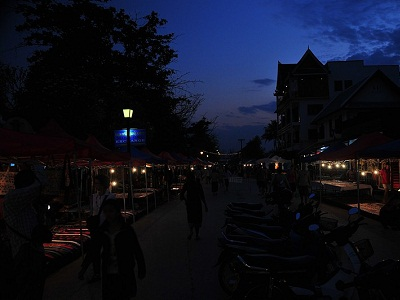
#> input picture retinex/data/N-014-0.bmp, 400 x 300 px; its folder holds only this picture in this run
$ python run.py
#> lines starting #> are read from the running program, lines starting #| are printed output that depends on the picture
#> (reads retinex/config.json from the repository)
#> further down, img is the input picture: shape (300, 400, 3); mean B, G, R 31.1, 17.2, 14.1
### retinex/retinex.py
import numpy as np
import cv2


def singleScaleRetinex(img, sigma):

    retinex = np.log10(img) - np.log10(cv2.GaussianBlur(img, (0, 0), sigma))

    return retinex


def multiScaleRetinex(img, sigma_list):

    retinex = np.zeros_like(img)
    for sigma in sigma_list:
        retinex += singleScaleRetinex(img, sigma)

    retinex = retinex / len(sigma_list)

    return retinex


def colorRestoration(img, alpha, beta):

#> called with alpha = 125, beta = 46
    img_sum = np.sum(img, axis=2, keepdims=True)

    color_restoration = beta * (np.log10(alpha * img) - np.log10(img_sum))
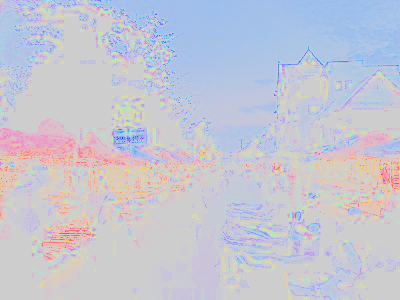
#> color_restoration: shape (300, 400, 3) float64; mean of channels 0, 1, 2 76.7, 71.5, 70.7; drawn with min black and max white

    return color_restoration


def simplestColorBalance(img, low_clip, high_clip):

    total = img.shape[0] * img.shape[1]
    for i in range(img.shape[2]):
        unique, counts = np.unique(img[:, :, i], return_counts=True)
        current = 0
        for u, c in zip(unique, counts):
            if float(current) / total < low_clip:
                low_val = u
            if float(current) / total < high_clip:
                high_val = u
            current += c

        img[:, :, i] = np.maximum(np.minimum(img[:, :, i], high_val), low_val)

    return img


def MSRCR(img, sigma_list, G, b, alpha, beta, low_clip, high_clip):

    img = np.float64(img) + 1.0

    img_retinex = multiScaleRetinex(img, sigma_list)
    img_color = colorRestoration(img, alpha, beta)
    img_msrcr = G * (img_retinex * img_color + b)
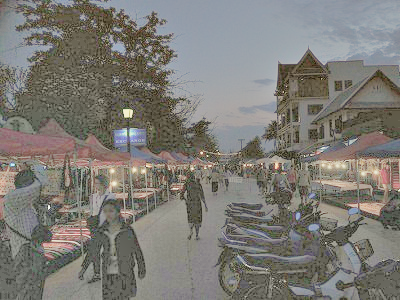
#> img_msrcr: shape (300, 400, 3) float64; mean of channels 0, 1, 2 10.9, 36.9, 47.1; drawn with min black and max white

    for i in range(img_msrcr.shape[2]):
        img_msrcr[:, :, i] = (
            (img_msrcr[:, :, i] - np.min(img_msrcr[:, :, i]))
            / (np.max(img_msrcr[:, :, i]) - np.min(img_msrcr[:, :, i]))
            * 255
        )
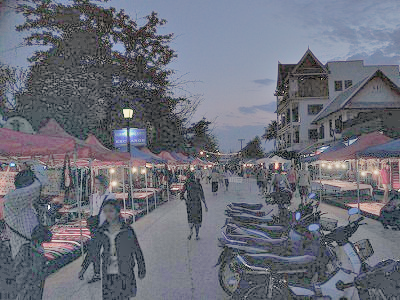
#> img_msrcr: shape (300, 400, 3) float64; mean of channels 0, 1, 2 121.6, 110.5, 107.5; drawn as B, G, R

    img_msrcr = np.uint8(np.minimum(np.maximum(img_msrcr, 0), 255))
    img_msrcr = simplestColorBalance(img_msrcr, low_clip, high_clip)

    return img_msrcr


def automatedMSRCR(img, sigma_list):

    img = np.float64(img) + 1.0

    img_retinex = multiScaleRetinex(img, sigma_list)

    for i in range(img_retinex.shape[2]):
        unique, count = np.unique(
            np.int32(img_retinex[:, :, i] * 100), return_counts=True
        )
        for u, c in zip(unique, count):
            if u == 0:
                zero_count = c
                break

        low_val = unique[0] / 100.0
        high_val = unique[-1] / 100.0
        for u, c in zip(unique, count):
            if u < 0 and c < zero_count * 0.1:
                low_val = u / 100.0
            if u > 0 and c < zero_count * 0.1:
                high_val = u / 100.0
                break

        img_retinex[:, :, i] = np.maximum(
            np.minimum(img_retinex[:, :, i], high_val), low_val
        )

        img_retinex[:, :, i] = (
            (img_retinex[:, :, i] - np.min(img_retinex[:, :, i]))
            / (np.max(img_retinex[:, :, i]) - np.min(img_retinex[:, :, i]))
            * 255
        )
#> this loop made 3 passes
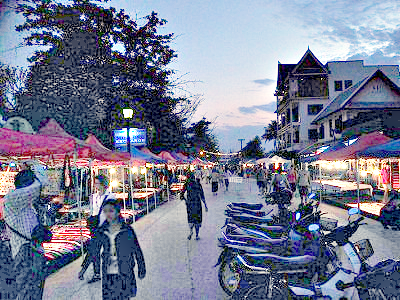
#> img_retinex: shape (300, 400, 3) float64; mean of channels 0, 1, 2 147.5, 124.9, 119.6; drawn as B, G, R

    img_retinex = np.uint8(img_retinex)

    return img_retinex


def MSRCP(img, sigma_list, low_clip, high_clip):

#> called with low_clip = 0.01, high_clip = 0.99
    img = np.float64(img) + 1.0

    intensity = np.sum(img, axis=2) / img.shape[2]

    retinex = multiScaleRetinex(intensity, sigma_list)
#> the loop in multiScaleRetinex (call 3), `for sigma in sigma_list:` made 3 passes
#> pass 1, in singleScaleRetinex (call 7), `retinex = np.log10(img) - np.log10(cv2.GaussianBlur(img, (0, 0), sigma))`:
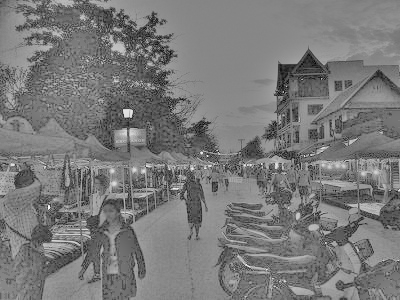
#> retinex: shape (300, 400) float64; min -1.63, max 1.45, mean -0.155; drawn with min black and max white

    intensity = np.expand_dims(intensity, 2)
    retinex = np.expand_dims(retinex, 2)

    intensity1 = simplestColorBalance(retinex, low_clip, high_clip)
#> call 2 of simplestColorBalance, with low_clip = 0.01, high_clip = 0.99
#> after the loop in simplestColorBalance (call 2), `for i in range(img.shape[2]):`:
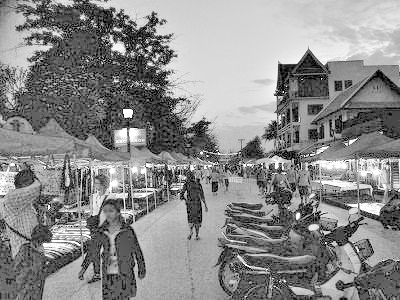
#> img: shape (300, 400, 1) float64; min -1.18, max 0.519, mean -0.255; drawn with min black and max white

    intensity1 = (intensity1 - np.min(intensity1)) / (
        np.max(intensity1) - np.min(intensity1)
    ) * 255.0 + 1.0

    img_msrcp = np.zeros_like(img)

    for y in range(img_msrcp.shape[0]):
        for x in range(img_msrcp.shape[1]):
            B = np.max(img[y, x])
            A = np.minimum(256.0 / B, intensity1[y, x, 0] / intensity[y, x, 0])
            img_msrcp[y, x, 0] = A * img[y, x, 0]
            img_msrcp[y, x, 1] = A * img[y, x, 1]
            img_msrcp[y, x, 2] = A * img[y, x, 2]
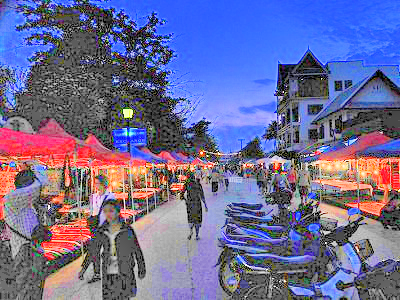
#> img_msrcp: shape (300, 400, 3) float64; mean of channels 0, 1, 2 151.9, 109.4, 111.3; drawn with min black and max white

    img_msrcp = np.uint8(img_msrcp - 1.0)

    return img_msrcp

### retinex/run.py
import sys
import os

import cv2
import json

import retinex

data_path = "data"
img_list = os.listdir(data_path)
if len(img_list) == 0:
    print("Data directory is empty.")
    exit()

with open("config.json", "r") as f:
    config = json.load(f)

for img_name in img_list:
    if img_name == ".gitkeep":
        continue

    img = cv2.imread(os.path.join(data_path, img_name))
    img_msrcr = retinex.MSRCR(
        img,
        config["sigma_list"],
        config["G"],
        config["b"],
        config["alpha"],
        config["beta"],
        config["low_clip"],
        config["high_clip"],
    )

    img_amsrcr = retinex.automatedMSRCR(img, config["sigma_list"])

    img_msrcp = retinex.MSRCP(
        img, config["sigma_list"], config["low_clip"], config["high_clip"]
    )

    shape = img.shape
#> shape = (300, 400, 3)
    cv2.imshow("Image", img)
    cv2.imshow("retinex", img_msrcr)
    cv2.imshow("Automated retinex", img_amsrcr)
    cv2.imshow("MSRCP", img_msrcp)

    print("eeeeeeee")
    cv2.waitKey(0)
